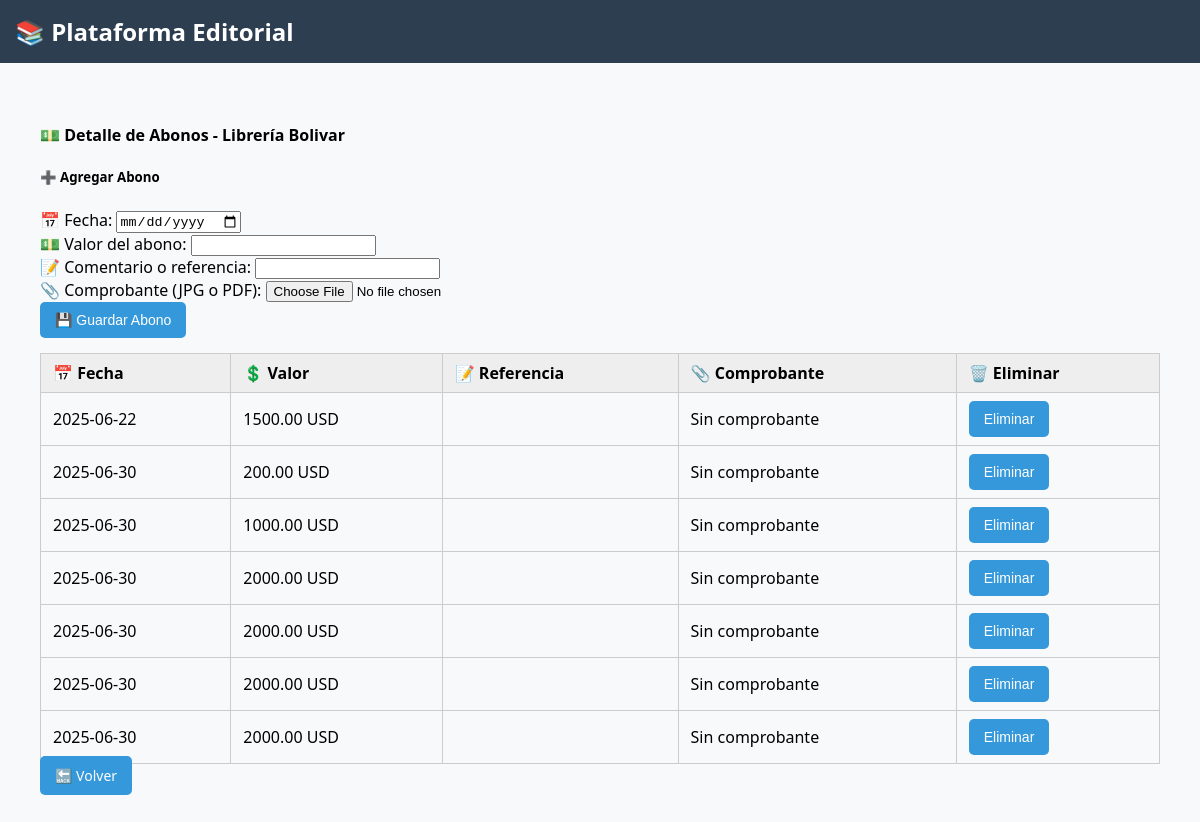
The page /cliente/1/abonos on the database its author committed.
### tables this page shows
CREATE TABLE clientes (
            id INTEGER PRIMARY KEY AUTOINCREMENT,
            nombre TEXT,
            foto TEXT
        );

CREATE TABLE abonos (
            id INTEGER PRIMARY KEY AUTOINCREMENT,
            cliente_id INTEGER,
            monto REAL,
            fecha TEXT,
            comentario TEXT, comprobante TEXT,
            FOREIGN KEY (cliente_id) REFERENCES clientes(id)
        );

### app.py (the view)
@app.route('/cliente/<int:cliente_id>/abonos')
def ver_abonos(cliente_id):
    cliente = obtener_cliente(cliente_id)
    abonos = obtener_abonos(cliente_id)
    return render_template('ver_abonos.html', cliente=cliente, abonos=abonos)

### app.py (called while the page is built)
def obtener_cliente(cliente_id):
    conn = sqlite3.connect(DATABASE)
    c = conn.cursor()
    c.execute("SELECT * FROM clientes WHERE id = ?", (cliente_id,))
    cliente = c.fetchone()
    conn.close()
    return cliente

def obtener_abonos(cliente_id):
    conn = sqlite3.connect(DATABASE)
    c = conn.cursor()
    c.execute("SELECT * FROM abonos WHERE cliente_id = ?", (cliente_id,))
    abonos = c.fetchall()
    conn.close()
    return abonos

### templates/ver_abonos.html
{% extends 'base.html' %}
{% block content %}
<div class="container mt-4">
    <h4>💵 Detalle de Abonos - {{ cliente[1] }}</h4>
    <form method="POST" action="{{ url_for('agregar_abono', cliente_id=cliente[0]) }}" enctype="multipart/form-data" class="mb-4 border p-3 rounded">
        <h5>➕ Agregar Abono</h5>
        <div class="mb-2">
            <label for="fecha">📅 Fecha:</label>
            <input type="date" name="fecha" class="form-control" required>
        </div>
        <div class="mb-2">
            <label for="valor">💵 Valor del abono:</label>
            <input type="number" name="valor" class="form-control" step="0.01" required>
        </div>
        <div class="mb-2">
            <label for="referencia">📝 Comentario o referencia:</label>
            <input type="text" name="referencia" class="form-control">
        </div>
        <div class="mb-2">
            <label for="comprobante">📎 Comprobante (JPG o PDF):</label>
            <input type="file" name="comprobante" class="form-control" accept=".jpg,.jpeg,.png,.pdf">
        </div>
        <button type="submit" class="btn btn-success">💾 Guardar Abono</button>
    </form>
    <table class="table table-bordered mt-3">
        <thead class="table-light">
            <tr>
                <th>📅 Fecha</th>
                <th>💲 Valor</th>
                <th>📝 Referencia</th>
                <th>📎 Comprobante</th>
                <th>🗑️ Eliminar</th>
            </tr>
        </thead>
        <tbody>
            {% for abono in abonos %}
            <tr>
                <td>{{ abono[3] }}</td>
                <td>{{ "%.2f"|format(abono[2]) }} USD</td>
                <td>{{ abono[4] }}</td>
                <td class="text-center">
                    {% if abono[5] %}
                        <a href="{{ url_for('static', filename='comprobantes/' ~ abono[5]) }}" target="_blank">Ver</a>
                        <form method="POST" action="{{ url_for('eliminar_comprobante', cliente_id=cliente[0], abono_id=abono[0]) }}" style="display:inline;" onsubmit="return confirm('¿Eliminar comprobante?')">
                            <button type="submit" class="btn btn-sm btn-outline-danger ms-2">🗑️</button>
                        </form>
                    {% else %}
                        <span class="text-muted">Sin comprobante</span>
                    {% endif %}
                </td>
                <td class="text-center">
                    <form method="POST" action="{{ url_for('eliminar_abono', cliente_id=cliente[0], abono_id=abono[0]) }}" onsubmit="return confirm('¿Eliminar este abono completamente?')">
                        <button type="submit" class="btn btn-sm btn-danger">Eliminar</button>
                    </form>
                </td>
            </tr>
            {% endfor %}
        </tbody>
    </table>
    <a href="{{ url_for('ver_cliente', cliente_id=cliente[0]) }}" class="btn btn-secondary">🔙 Volver</a>
</div>
{% endblock %}

### templates/base.html (style rules this page uses)
body { font-family: 'Segoe UI', sans-serif; margin: 0; background: #f8f9fa; }
.btn { background-color: #3498db; padding: 10px 15px; border: none; border-radius: 5px; color: white; text-decoration: none; font-size: 14px; cursor: pointer; }
.container { padding: 20px; }
.table { width: 100%; border-collapse: collapse; margin-top: 15px; }
.table th, .table td { border: 1px solid #ccc; padding: 8px 12px; }
.table th { background-color: #eee; text-align: left; }

### rows shown on the page
clientes: nombre "Librería Bolivar"
abonos: fecha "2025-06-22", monto "1500.00"
abonos: fecha "2025-06-30", monto "200.00"
abonos: fecha "2025-06-30", monto "1000.00"
abonos: fecha "2025-06-30", monto "2000.00"
abonos: fecha "2025-06-30", monto "2000.00"
abonos: fecha "2025-06-30", monto "2000.00"
abonos: fecha "2025-06-30", monto "2000.00"
